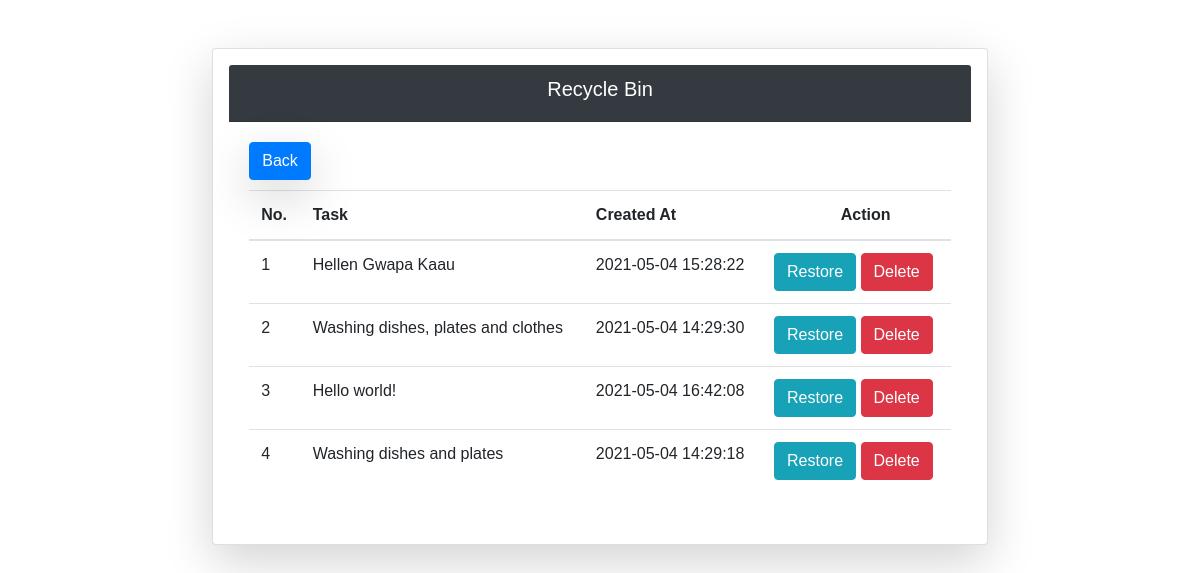
The app's page /trash.php with its own data.
### tables this page shows
CREATE TABLE `trash` (
  `trash_id` int(11) NOT NULL,
  `task` varchar(255) NOT NULL,
  `created_at` datetime NOT NULL
);

### trash.php (the view)
<?php include_once('inc/db.php');?>
<?php include_once('inc/header.php');?>
<div class="container mt-5 px-5">
      <div class="row justify-content-center">
          <div class="col-md-9">
             <div class="card shadow-lg p-3 mb-5 bg-white rounded">
            <div class="card-header bg-dark text-white">
                <h5 class="text-center">Recycle Bin</h5>
            </div>
            <div class="card-body">
                <a href="index.php" class="pull-left btn btn-primary shadow-lg">Back</a>
                <br>
                <table class="table table-hover mt-4">
                    <thead>
                        <tr>
                            <th>No.</th>
                            <th>Task</th>
                            <th>Created At</th>
                            <th>&nbsp;&nbsp;&nbsp;&nbsp;&nbsp;&nbsp;&nbsp;&nbsp;&nbsp;&nbsp;&nbsp;&nbsp;&nbsp;&nbsp;&nbsp;Action</th>
                        </tr>
                    </thead>
                    <tbody>
                           <?php
                              $query = mysqli_query($conn, "SELECT * FROM `trash`") or die(mysqli_error());
                              $num = 1;
                              while($fetch = mysqli_fetch_array($query)){
                            ?>
                            <tr>
                               <td><?php echo $num ?></td>
					           <td><?php echo $fetch['task']?></td>
                               <td><?php echo $fetch['created_at']?></td>
					           <td>
                                <a class="btn btn-info" href="restore.php?del_id=<?php echo $fetch['trash_id']?>"> Restore</a>
                                <a class="btn btn-danger" href="restore.php?delperma_id=<?php echo $fetch['trash_id']?>"> Delete</a>
                               </td>
                            </tr>
                            <?php $num++; } ?>
                    </tbody>
                </table>
          </div>
      </div>
</div>
<?php include_once('inc/footer.php');?>

### inc/header.php (shortened to what this page needs)
<!doctype html>
<html lang="en">
  <head>
     <link rel="stylesheet" href="sweetalert2.min.css">
     <link rel="stylesheet" href="https://cdn.jsdelivr.net/npm/bootstrap@4.6.0/dist/css/bootstrap.min.css">
     <link rel="stylesheet" href="assets/style.css">
     <link rel="stylesheet" type="text/css" href="https://maxcdn.bootstrapcdn.com/font-awesome/4.7.0/css/font-awesome.min.css">
  </head>
  <body>

### inc/footer.php (shortened to what this page needs)
  </body>
</html>

### assets/style.css (style rules this page uses)
body { font-family: Source Sans Pro,sans-serif; }

### records on screen
trash: task "Hellen Gwapa Kaau", created_at "2021-05-04 15:28:22"
trash: task "Washing dishes, plates and clothes", created_at "2021-05-04 14:29:30"
trash: task "Hello world!", created_at "2021-05-04 16:42:08"
trash: task "Washing dishes and plates", created_at "2021-05-04 14:29:18"
